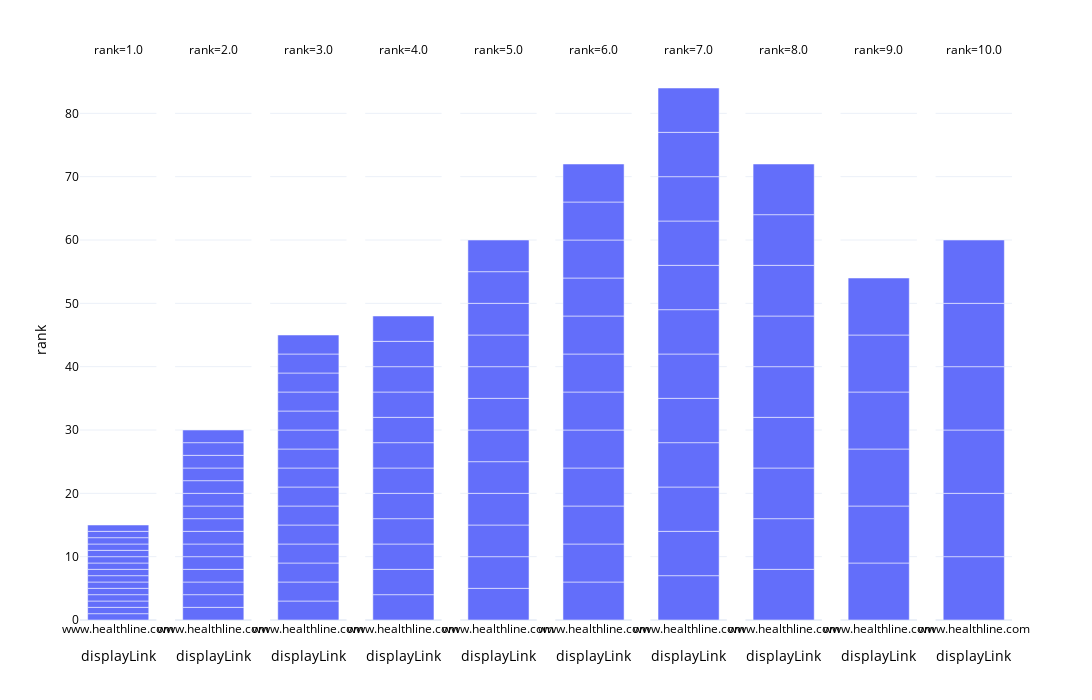

Write notebook code for a chart like this one.
### Markdown cell above
#### Checking Rankings of Only One Domain

### Code cell
healthline_results = resultperdomain[resultperdomain['displayLink'] == "www.healthline.com"]
fig = px.bar(healthline_results, x="displayLink", y="rank", facet_col="rank", template="plotly_white", height=700, width=1200,hover_name="link", hover_data=["searchTerms","link","title"])
fig.update_layout(
    font_family="Open Sans",
    font_color="black",
    title_font_family="Times New Roman",
    title_font_color="red",
    legend_title_font_color="green"
)
fig.show()

### Figure 1 — Plotly figure (JSON) as saved in the notebook; plotly's stock layout.template omitted (floating-point values rounded to 4 significant figures)
{"data": [{"alignmentgroup": "True", "customdata": [["calories in apple", "https://www.healthline.com/nutrition/best-weight-loss-fruits", "The 11 Best Fruits for Weight Loss"], ["calories in apple", "https://www.healthline.com/nutrition/best-weight-loss-fruits", "The 11 Best Fruits for Weight Loss"], ["calories in apple", "https://www.healthline.com/nutrition/best-weight-loss-fruits", "The 11 Best Fruits for Weight Loss"], ["calories in chinese quince", "https://www.healthline.com/nutrition/what-is-quince-fruit", "8 Emerging Health Benefits of Quince (And How to Eat It)"], ["calories in chinese quince", "https://www.healthline.com/nutrition/what-is-quince-fruit", "8 Emerging Health Benefits of Quince (And How to Eat It)"], ["calories in chinese quince", "https://www.healthline.com/nutrition/what-is-quince-fruit", "8 Emerging Health Benefits of Quince (And How to Eat It)"], ["calories in chokeberry", "https://www.healthline.com/nutrition/aronia-berries", "Aronia Berries (Chokeberries): Nutrition, Benefits, and More"], ["calories in chokeberry", "https://www.healthline.com/nutrition/aronia-berries", "Aronia Berries (Chokeberries): Nutrition, Benefits, and More"], ["calories in chokeberry", "https://www.healthline.com/nutrition/aronia-berries", "Aronia Berries (Chokeberries): Nutrition, Benefits, and More"], ["calories in cocky apple", "https://www.healthline.com/nutrition/unhealthiest-junk-foods", "The 15 Unhealthiest Junk Foods in America"], ["calories in cocky apple", "https://www.healthline.com/nutrition/unhealthiest-junk-foods", "The 15 Unhealthiest Junk Foods in America"], ["calories in cocky apple", "https://www.healthline.com/nutrition/unhealthiest-junk-foods", "The 15 Unhealthiest Junk Foods in America"], ["calories in hawthorn", "https://www.healthline.com/nutrition/hawthorn-berry-benefits", "9 Impressive Health Benefits of Hawthorn Berry"], ["calories in hawthorn", "https://www.healthline.com/nutrition/hawthorn-berry-benefits", "9 Impressive Health Benefits of Hawthorn Berry"], ["calories in hawthorn", "https://www.healthline.com/nutrition/hawthorn-berry-benefits", "9 Impressive Health Benefits of Hawthorn Berry"]], "hovertemplate": "<b>%{hovertext}</b><br><br>rank=%{y}<br>displayLink=%{x}<br>searchTerms=%{customdata[0]}<br>link=%{customdata[1]}<br>title=%{customdata[2]}<extra></extra>", "hovertext": ["https://www.healthline.com/nutrition/best-weight-loss-fruits", "https://www.healthline.com/nutrition/best-weight-loss-fruits", "https://www.healthline.com/nutrition/best-weight-loss-fruits", "https://www.healthline.com/nutrition/what-is-quince-fruit", "https://www.healthline.com/nutrition/what-is-quince-fruit", "https://www.healthline.com/nutrition/what-is-quince-fruit", "https://www.healthline.com/nutrition/aronia-berries", "https://www.healthline.com/nutrition/aronia-berries", "https://www.healthline.com/nutrition/aronia-berries", "https://www.healthline.com/nutrition/unhealthiest-junk-foods", "https://www.healthline.com/nutrition/unhealthiest-junk-foods", "https://www.healthline.com/nutrition/unhealthiest-junk-foods", "https://www.healthline.com/nutrition/hawthorn-berry-benefits", "https://www.healthline.com/nutrition/hawthorn-berry-benefits", "https://www.healthline.com/nutrition/hawthorn-berry-benefits"], "legendgroup": "", "marker": {"color": "#636efa"}, "name": "", "offsetgroup": "", "orientation": "v", "showlegend": false, "textposition": "auto", "type": "bar", "x": ["www.healthline.com", "www.healthline.com", "www.healthline.com", "www.healthline.com", "www.healthline.com", "www.healthline.com", "www.healthline.com", "www.healthline.com", "www.healthline.com", "www.healthline.com", "www.healthline.com", "www.healthline.com", "www.healthline.com", "www.healthline.com", "www.healthline.com"], "xaxis": "x", "y": [1, 1, 1, 1, 1, 1, 1, 1, 1, 1, 1, 1, 1, 1, 1], "yaxis": "y"}, {"alignmentgroup": "True", "customdata": [["calories in apple", "https://www.healthline.com/nutrition/how-apples-affect-weight", "Are Apples Weight-Loss-Friendly or Fattening?"], ["calories in apple", "https://www.healthline.com/nutrition/how-apples-affect-weight", "Are Apples Weight-Loss-Friendly or Fattening?"], ["calories in apple", "https://www.healthline.com/nutrition/how-apples-affect-weight", "Are Apples Weight-Loss-Friendly or Fattening?"], ["calories in chinese quince", "https://www.healthline.com/nutrition/can-you-eat-crab-apples", "Can You Eat Crab Apples?"], ["calories in chinese quince", "https://www.healthline.com/nutrition/can-you-eat-crab-apples", "Can You Eat Crab Apples?"], ["calories in chinese quince", "https://www.healthline.com/nutrition/can-you-eat-crab-apples", "Can You Eat Crab Apples?"], ["calories in chokeberry", "https://www.healthline.com/nutrition/bilberry-benefits", "9 Emerging Health Benefits of Bilberries"], ["calories in chokeberry", "https://www.healthline.com/nutrition/bilberry-benefits", "9 Emerging Health Benefits of Bilberries"], ["calories in chokeberry", "https://www.healthline.com/nutrition/bilberry-benefits", "9 Emerging Health Benefits of Bilberries"], ["calories in cocky apple", "https://www.healthline.com/nutrition/best-ice-cream-brand", "13 of the Best 'Healthy' Ice Cream Brands"], ["calories in cocky apple", "https://www.healthline.com/nutrition/best-ice-cream-brand", "13 of the Best 'Healthy' Ice Cream Brands"], ["calories in cocky apple", "https://www.healthline.com/nutrition/best-ice-cream-brand", "13 of the Best 'Healthy' Ice Cream Brands"], ["calories in hawthorn", "https://www.healthline.com/nutrition/hibiscus-tea-benefits", "8 Benefits of Hibiscus Tea"], ["calories in hawthorn", "https://www.healthline.com/nutrition/hibiscus-tea-benefits", "8 Benefits of Hibiscus Tea"], ["calories in hawthorn", "https://www.healthline.com/nutrition/hibiscus-tea-benefits", "8 Benefits of Hibiscus Tea"]], "hovertemplate": "<b>%{hovertext}</b><br><br>rank=%{y}<br>displayLink=%{x}<br>searchTerms=%{customdata[0]}<br>link=%{customdata[1]}<br>title=%{customdata[2]}<extra></extra>", "hovertext": ["https://www.healthline.com/nutrition/how-apples-affect-weight", "https://www.healthline.com/nutrition/how-apples-affect-weight", "https://www.healthline.com/nutrition/how-apples-affect-weight", "https://www.healthline.com/nutrition/can-you-eat-crab-apples", "https://www.healthline.com/nutrition/can-you-eat-crab-apples", "https://www.healthline.com/nutrition/can-you-eat-crab-apples", "https://www.healthline.com/nutrition/bilberry-benefits", "https://www.healthline.com/nutrition/bilberry-benefits", "https://www.healthline.com/nutrition/bilberry-benefits", "https://www.healthline.com/nutrition/best-ice-cream-brand", "https://www.healthline.com/nutrition/best-ice-cream-brand", "https://www.healthline.com/nutrition/best-ice-cream-brand", "https://www.healthline.com/nutrition/hibiscus-tea-benefits", "https://www.healthline.com/nutrition/hibiscus-tea-benefits", "https://www.healthline.com/nutrition/hibiscus-tea-benefits"], "legendgroup": "", "marker": {"color": "#636efa"}, "name": "", "offsetgroup": "", "orientation": "v", "showlegend": false, "textposition": "auto", "type": "bar", "x": ["www.healthline.com", "www.healthline.com", "www.healthline.com", "www.healthline.com", "www.healthline.com", "www.healthline.com", "www.healthline.com", "www.healthline.com", "www.healthline.com", "www.healthline.com", "www.healthline.com", "www.healthline.com", "www.healthline.com", "www.healthline.com", "www.healthline.com"], "xaxis": "x2", "y": [2, 2, 2, 2, 2, 2, 2, 2, 2, 2, 2, 2, 2, 2, 2], "yaxis": "y2"}, {"alignmentgroup": "True", "customdata": [["calories in apple", "https://www.healthline.com/nutrition/apple-and-peanut-butter", "Apple and Peanut Butter: Nutrition, Calories, and Benefits"], ["calories in apple", "https://www.healthline.com/nutrition/apple-and-peanut-butter", "Apple and Peanut Butter: Nutrition, Calories, and Benefits"], ["calories in apple", "https://www.healthline.com/nutrition/apple-and-peanut-butter", "Apple and Peanut Butter: Nutrition, Calories, and Benefits"], ["calories in chinese quince", "https://www.healthline.com/nutrition/clean-15", "The Clean Fifteen: 15 Foods That Are Low in Pesticides"], ["calories in chinese quince", "https://www.healthline.com/nutrition/clean-15", "The Clean Fifteen: 15 Foods That Are Low in Pesticides"], ["calories in chinese quince", "https://www.healthline.com/nutrition/clean-15", "The Clean Fifteen: 15 Foods That Are Low in Pesticides"], ["calories in chokeberry", "https://www.healthline.com/nutrition/super-fruit", "25 Super Fruits to Add to Your Diet Today"], ["calories in chokeberry", "https://www.healthline.com/nutrition/super-fruit", "25 Super Fruits to Add to Your Diet Today"], ["calories in chokeberry", "https://www.healthline.com/nutrition/super-fruit", "25 Super Fruits to Add to Your Diet Today"], ["calories in cocky apple", "https://www.healthline.com/health/pregnancy/chia-seeds-pregnancy", "Chia Seeds During Pregnancy: Are They Safe? Plus, Possible Benefits"], ["calories in cocky apple", "https://www.healthline.com/health/pregnancy/chia-seeds-pregnancy", "Chia Seeds During Pregnancy: Are They Safe? Plus, Possible Benefits"], ["calories in cocky apple", "https://www.healthline.com/health/pregnancy/chia-seeds-pregnancy", "Chia Seeds During Pregnancy: Are They Safe? Plus, Possible Benefits"], ["calories in hawthorn", "https://www.healthline.com/nutrition/aronia-berries", "Aronia Berries (Chokeberries): Nutrition, Benefits, and More"], ["calories in hawthorn", "https://www.healthline.com/nutrition/aronia-berries", "Aronia Berries (Chokeberries): Nutrition, Benefits, and More"], ["calories in hawthorn", "https://www.healthline.com/nutrition/aronia-berries", "Aronia Berries (Chokeberries): Nutrition, Benefits, and More"]], "hovertemplate": "<b>%{hovertext}</b><br><br>rank=%{y}<br>displayLink=%{x}<br>searchTerms=%{customdata[0]}<br>link=%{customdata[1]}<br>title=%{customdata[2]}<extra></extra>", "hovertext": ["https://www.healthline.com/nutrition/apple-and-peanut-butter", "https://www.healthline.com/nutrition/apple-and-peanut-butter", "https://www.healthline.com/nutrition/apple-and-peanut-butter", "https://www.healthline.com/nutrition/clean-15", "https://www.healthline.com/nutrition/clean-15", "https://www.healthline.com/nutrition/clean-15", "https://www.healthline.com/nutrition/super-fruit", "https://www.healthline.com/nutrition/super-fruit", "https://www.healthline.com/nutrition/super-fruit", "https://www.healthline.com/health/pregnancy/chia-seeds-pregnancy", "https://www.healthline.com/health/pregnancy/chia-seeds-pregnancy", "https://www.healthline.com/health/pregnancy/chia-seeds-pregnancy", "https://www.healthline.com/nutrition/aronia-berries", "https://www.healthline.com/nutrition/aronia-berries", "https://www.healthline.com/nutrition/aronia-berries"], "legendgroup": "", "marker": {"color": "#636efa"}, "name": "", "offsetgroup": "", "orientation": "v", "showlegend": false, "textposition": "auto", "type": "bar", "x": ["www.healthline.com", "www.healthline.com", "www.healthline.com", "www.healthline.com", "www.healthline.com", "www.healthline.com", "www.healthline.com", "www.healthline.com", "www.healthline.com", "www.healthline.com", "www.healthline.com", "www.healthline.com", "www.healthline.com", "www.healthline.com", "www.healthline.com"], "xaxis": "x3", "y": [3, 3, 3, 3, 3, 3, 3, 3, 3, 3, 3, 3, 3, 3, 3], "yaxis": "y3"}, {"alignmentgroup": "True", "customdata": [["calories in apple", "https://www.healthline.com/nutrition/zero-calorie-foods", "38 Foods That Contain Almost Zero Calories"], ["calories in apple", "https://www.healthline.com/nutrition/zero-calorie-foods", "38 Foods That Contain Almost Zero Calories"], ["calories in apple", "https://www.healthline.com/nutrition/zero-calorie-foods", "38 Foods That Contain Almost Zero Calories"], ["calories in chinese quince", "https://www.healthline.com/nutrition/linden-tea", "8 Surprising Benefits of Linden Tea"], ["calories in chinese quince", "https://www.healthline.com/nutrition/linden-tea", "8 Surprising Benefits of Linden Tea"], ["calories in chinese quince", "https://www.healthline.com/nutrition/linden-tea", "8 Surprising Benefits of Linden Tea"], ["calories in chokeberry", "https://www.healthline.com/nutrition/wild-berries", "10 Tasty Wild Berries to Try (and 8 Poisonous Ones to Avoid)"], ["calories in chokeberry", "https://www.healthline.com/nutrition/wild-berries", "10 Tasty Wild Berries to Try (and 8 Poisonous Ones to Avoid)"], ["calories in chokeberry", "https://www.healthline.com/nutrition/wild-berries", "10 Tasty Wild Berries to Try (and 8 Poisonous Ones to Avoid)"], ["calories in hawthorn", "https://www.healthline.com/nutrition/4-supplements-as-powerful-as-drugs", "4 Natural Supplements That Are as Powerful as Drugs"], ["calories in hawthorn", "https://www.healthline.com/nutrition/4-supplements-as-powerful-as-drugs", "4 Natural Supplements That Are as Powerful as Drugs"], ["calories in hawthorn", "https://www.healthline.com/nutrition/4-supplements-as-powerful-as-drugs", "4 Natural Supplements That Are as Powerful as Drugs"]], "hovertemplate": "<b>%{hovertext}</b><br><br>rank=%{y}<br>displayLink=%{x}<br>searchTerms=%{customdata[0]}<br>link=%{customdata[1]}<br>title=%{customdata[2]}<extra></extra>", "hovertext": ["https://www.healthline.com/nutrition/zero-calorie-foods", "https://www.healthline.com/nutrition/zero-calorie-foods", "https://www.healthline.com/nutrition/zero-calorie-foods", "https://www.healthline.com/nutrition/linden-tea", "https://www.healthline.com/nutrition/linden-tea", "https://www.healthline.com/nutrition/linden-tea", "https://www.healthline.com/nutrition/wild-berries", "https://www.healthline.com/nutrition/wild-berries", "https://www.healthline.com/nutrition/wild-berries", "https://www.healthline.com/nutrition/4-supplements-as-powerful-as-drugs", "https://www.healthline.com/nutrition/4-supplements-as-powerful-as-drugs", "https://www.healthline.com/nutrition/4-supplements-as-powerful-as-drugs"], "legendgroup": "", "marker": {"color": "#636efa"}, "name": "", "offsetgroup": "", "orientation": "v", "showlegend": false, "textposition": "auto", "type": "bar", "x": ["www.healthline.com", "www.healthline.com", "www.healthline.com", "www.healthline.com", "www.healthline.com", "www.healthline.com", "www.healthline.com", "www.healthline.com", "www.healthline.com", "www.healthline.com", "www.healthline.com", "www.healthline.com"], "xaxis": "x4", "y": [4, 4, 4, 4, 4, 4, 4, 4, 4, 4, 4, 4], "yaxis": "y4"}, {"alignmentgroup": "True", "customdata": [["calories in apple", "https://www.healthline.com/nutrition/apples-and-diabetes", "Do Apples Affect Diabetes and Blood Sugar Levels?"], ["calories in apple", "https://www.healthline.com/nutrition/apples-and-diabetes", "Do Apples Affect Diabetes and Blood Sugar Levels?"], ["calories in apple", "https://www.healthline.com/nutrition/apples-and-diabetes", "Do Apples Affect Diabetes and Blood Sugar Levels?"], ["calories in chinese quince", "https://www.healthline.com/nutrition/papaya-seeds", "Can You Eat Papaya Seeds?"], ["calories in chinese quince", "https://www.healthline.com/nutrition/papaya-seeds", "Can You Eat Papaya Seeds?"], ["calories in chinese quince", "https://www.healthline.com/nutrition/papaya-seeds", "Can You Eat Papaya Seeds?"], ["calories in chokeberry", "https://www.healthline.com/nutrition/turkey-berry", "Turkey Berry: Benefits and Side Effects"], ["calories in chokeberry", "https://www.healthline.com/nutrition/turkey-berry", "Turkey Berry: Benefits and Side Effects"], ["calories in chokeberry", "https://www.healthline.com/nutrition/turkey-berry", "Turkey Berry: Benefits and Side Effects"], ["calories in hawthorn", "https://www.healthline.com/nutrition/sea-buckthorn-oil", "Top 12 Health Benefits of Sea Buckthorn Oil"], ["calories in hawthorn", "https://www.healthline.com/nutrition/sea-buckthorn-oil", "Top 12 Health Benefits of Sea Buckthorn Oil"], ["calories in hawthorn", "https://www.healthline.com/nutrition/sea-buckthorn-oil", "Top 12 Health Benefits of Sea Buckthorn Oil"]], "hovertemplate": "<b>%{hovertext}</b><br><br>rank=%{y}<br>displayLink=%{x}<br>searchTerms=%{customdata[0]}<br>link=%{customdata[1]}<br>title=%{customdata[2]}<extra></extra>", "hovertext": ["https://www.healthline.com/nutrition/apples-and-diabetes", "https://www.healthline.com/nutrition/apples-and-diabetes", "https://www.healthline.com/nutrition/apples-and-diabetes", "https://www.healthline.com/nutrition/papaya-seeds", "https://www.healthline.com/nutrition/papaya-seeds", "https://www.healthline.com/nutrition/papaya-seeds", "https://www.healthline.com/nutrition/turkey-berry", "https://www.healthline.com/nutrition/turkey-berry", "https://www.healthline.com/nutrition/turkey-berry", "https://www.healthline.com/nutrition/sea-buckthorn-oil", "https://www.healthline.com/nutrition/sea-buckthorn-oil", "https://www.healthline.com/nutrition/sea-buckthorn-oil"], "legendgroup": "", "marker": {"color": "#636efa"}, "name": "", "offsetgroup": "", "orientation": "v", "showlegend": false, "textposition": "auto", "type": "bar", "x": ["www.healthline.com", "www.healthline.com", "www.healthline.com", "www.healthline.com", "www.healthline.com", "www.healthline.com", "www.healthline.com", "www.healthline.com", "www.healthline.com", "www.healthline.com", "www.healthline.com", "www.healthline.com"], "xaxis": "x5", "y": [5, 5, 5, 5, 5, 5, 5, 5, 5, 5, 5, 5], "yaxis": "y5"}, {"alignmentgroup": "True", "customdata": [["calories in apple", "https://www.healthline.com/nutrition/foods/apples", "Apples 101: Nutrition Facts and Health Benefits"], ["calories in apple", "https://www.healthline.com/nutrition/foods/apples", "Apples 101: Nutrition Facts and Health Benefits"], ["calories in apple", "https://www.healthline.com/nutrition/foods/apples", "Apples 101: Nutrition Facts and Health Benefits"], ["calories in chinese quince", "https://www.healthline.com/health/food-nutrition/cdiff-diet", "C. Diff and Diet: Know the Facts"], ["calories in chinese quince", "https://www.healthline.com/health/food-nutrition/cdiff-diet", "C. Diff and Diet: Know the Facts"], ["calories in chinese quince", "https://www.healthline.com/health/food-nutrition/cdiff-diet", "C. Diff and Diet: Know the Facts"], ["calories in chokeberry", "https://www.healthline.com/nutrition/foods-high-blood-pressure", "The 17 Best Foods for High Blood Pressure"], ["calories in chokeberry", "https://www.healthline.com/nutrition/foods-high-blood-pressure", "The 17 Best Foods for High Blood Pressure"], ["calories in chokeberry", "https://www.healthline.com/nutrition/foods-high-blood-pressure", "The 17 Best Foods for High Blood Pressure"], ["calories in hawthorn", "https://www.healthline.com/nutrition/what-is-quince-fruit", "8 Emerging Health Benefits of Quince (And How to Eat It)"], ["calories in hawthorn", "https://www.healthline.com/nutrition/what-is-quince-fruit", "8 Emerging Health Benefits of Quince (And How to Eat It)"], ["calories in hawthorn", "https://www.healthline.com/nutrition/what-is-quince-fruit", "8 Emerging Health Benefits of Quince (And How to Eat It)"]], "hovertemplate": "<b>%{hovertext}</b><br><br>rank=%{y}<br>displayLink=%{x}<br>searchTerms=%{customdata[0]}<br>link=%{customdata[1]}<br>title=%{customdata[2]}<extra></extra>", "hovertext": ["https://www.healthline.com/nutrition/foods/apples", "https://www.healthline.com/nutrition/foods/apples", "https://www.healthline.com/nutrition/foods/apples", "https://www.healthline.com/health/food-nutrition/cdiff-diet", "https://www.healthline.com/health/food-nutrition/cdiff-diet", "https://www.healthline.com/health/food-nutrition/cdiff-diet", "https://www.healthline.com/nutrition/foods-high-blood-pressure", "https://www.healthline.com/nutrition/foods-high-blood-pressure", "https://www.healthline.com/nutrition/foods-high-blood-pressure", "https://www.healthline.com/nutrition/what-is-quince-fruit", "https://www.healthline.com/nutrition/what-is-quince-fruit", "https://www.healthline.com/nutrition/what-is-quince-fruit"], "legendgroup": "", "marker": {"color": "#636efa"}, "name": "", "offsetgroup": "", "orientation": "v", "showlegend": false, "textposition": "auto", "type": "bar", "x": ["www.healthline.com", "www.healthline.com", "www.healthline.com", "www.healthline.com", "www.healthline.com", "www.healthline.com", "www.healthline.com", "www.healthline.com", "www.healthline.com", "www.healthline.com", "www.healthline.com", "www.healthline.com"], "xaxis": "x6", "y": [6, 6, 6, 6, 6, 6, 6, 6, 6, 6, 6, 6], "yaxis": "y6"}, {"alignmentgroup": "True", "customdata": [["calories in apple", "https://www.healthline.com/nutrition/foods-you-can-eat-a-lot-of", "12 Foods That Don't Cause Weight Gain"], ["calories in apple", "https://www.healthline.com/nutrition/foods-you-can-eat-a-lot-of", "12 Foods That Don't Cause Weight Gain"], ["calories in apple", "https://www.healthline.com/nutrition/foods-you-can-eat-a-lot-of", "12 Foods That Don't Cause Weight Gain"], ["calories in chinese quince", "https://www.healthline.com/health/most-nutritious-nightshade-plants", "The 8 Most Nutritious Nightshade Fruits and Vegetables"], ["calories in chinese quince", "https://www.healthline.com/health/most-nutritious-nightshade-plants", "The 8 Most Nutritious Nightshade Fruits and Vegetables"], ["calories in chinese quince", "https://www.healthline.com/health/most-nutritious-nightshade-plants", "The 8 Most Nutritious Nightshade Fruits and Vegetables"], ["calories in chokeberry", "https://www.healthline.com/health-news/food-polyphenols-boost-gut-health-and-longevity-121213", "Polyphenols Can Aid Gut Health, Boost Longevity"], ["calories in chokeberry", "https://www.healthline.com/health-news/food-polyphenols-boost-gut-health-and-longevity-121213", "Polyphenols Can Aid Gut Health, Boost Longevity"], ["calories in chokeberry", "https://www.healthline.com/health-news/food-polyphenols-boost-gut-health-and-longevity-121213", "Polyphenols Can Aid Gut Health, Boost Longevity"], ["calories in hawthorn", "https://www.healthline.com/health/food-nutrition/exotic-chinese-fruits", "Chinese Fruit: Nutrition and Health Benefits"], ["calories in hawthorn", "https://www.healthline.com/health/food-nutrition/exotic-chinese-fruits", "Chinese Fruit: Nutrition and Health Benefits"], ["calories in hawthorn", "https://www.healthline.com/health/food-nutrition/exotic-chinese-fruits", "Chinese Fruit: Nutrition and Health Benefits"]], "hovertemplate": "<b>%{hovertext}</b><br><br>rank=%{y}<br>displayLink=%{x}<br>searchTerms=%{customdata[0]}<br>link=%{customdata[1]}<br>title=%{customdata[2]}<extra></extra>", "hovertext": ["https://www.healthline.com/nutrition/foods-you-can-eat-a-lot-of", "https://www.healthline.com/nutrition/foods-you-can-eat-a-lot-of", "https://www.healthline.com/nutrition/foods-you-can-eat-a-lot-of", "https://www.healthline.com/health/most-nutritious-nightshade-plants", "https://www.healthline.com/health/most-nutritious-nightshade-plants", "https://www.healthline.com/health/most-nutritious-nightshade-plants", "https://www.healthline.com/health-news/food-polyphenols-boost-gut-health-and-longevity-121213", "https://www.healthline.com/health-news/food-polyphenols-boost-gut-health-and-longevity-121213", "https://www.healthline.com/health-news/food-polyphenols-boost-gut-health-and-longevity-121213", "https://www.healthline.com/health/food-nutrition/exotic-chinese-fruits", "https://www.healthline.com/health/food-nutrition/exotic-chinese-fruits", "https://www.healthline.com/health/food-nutrition/exotic-chinese-fruits"], "legendgroup": "", "marker": {"color": "#636efa"}, "name": "", "offsetgroup": "", "orientation": "v", "showlegend": false, "textposition": "auto", "type": "bar", "x": ["www.healthline.com", "www.healthline.com", "www.healthline.com", "www.healthline.com", "www.healthline.com", "www.healthline.com", "www.healthline.com", "www.healthline.com", "www.healthline.com", "www.healthline.com", "www.healthline.com", "www.healthline.com"], "xaxis": "x7", "y": [7, 7, 7, 7, 7, 7, 7, 7, 7, 7, 7, 7], "yaxis": "y7"}, {"alignmentgroup": "True", "customdata": [["calories in apple", "https://www.healthline.com/nutrition/apple-juice-benefits", "4 Benefits of Apple Juice (And 5 Downsides)"], ["calories in apple", "https://www.healthline.com/nutrition/apple-juice-benefits", "4 Benefits of Apple Juice (And 5 Downsides)"], ["calories in apple", "https://www.healthline.com/nutrition/apple-juice-benefits", "4 Benefits of Apple Juice (And 5 Downsides)"], ["calories in chinese quince", "https://www.healthline.com/hlan.xml", "healthline.com hlan.xml"], ["calories in chinese quince", "https://www.healthline.com/hlan.xml", "healthline.com hlan.xml"], ["calories in chinese quince", "https://www.healthline.com/hlan.xml", "healthline.com hlan.xml"], ["calories in hawthorn", "https://www.healthline.com/nutrition/tarragon-benefits-uses", "8 Surprising Benefits and Uses of Tarragon"], ["calories in hawthorn", "https://www.healthline.com/nutrition/tarragon-benefits-uses", "8 Surprising Benefits and Uses of Tarragon"], ["calories in hawthorn", "https://www.healthline.com/nutrition/tarragon-benefits-uses", "8 Surprising Benefits and Uses of Tarragon"]], "hovertemplate": "<b>%{hovertext}</b><br><br>rank=%{y}<br>displayLink=%{x}<br>searchTerms=%{customdata[0]}<br>link=%{customdata[1]}<br>title=%{customdata[2]}<extra></extra>", "hovertext": ["https://www.healthline.com/nutrition/apple-juice-benefits", "https://www.healthline.com/nutrition/apple-juice-benefits", "https://www.healthline.com/nutrition/apple-juice-benefits", "https://www.healthline.com/hlan.xml", "https://www.healthline.com/hlan.xml", "https://www.healthline.com/hlan.xml", "https://www.healthline.com/nutrition/tarragon-benefits-uses", "https://www.healthline.com/nutrition/tarragon-benefits-uses", "https://www.healthline.com/nutrition/tarragon-benefits-uses"], "legendgroup": "", "marker": {"color": "#636efa"}, "name": "", "offsetgroup": "", "orientation": "v", "showlegend": false, "textposition": "auto", "type": "bar", "x": ["www.healthline.com", "www.healthline.com", "www.healthline.com", "www.healthline.com", "www.healthline.com", "www.healthline.com", "www.healthline.com", "www.healthline.com", "www.healthline.com"], "xaxis": "x8", "y": [8, 8, 8, 8, 8, 8, 8, 8, 8], "yaxis": "y8"}, {"alignmentgroup": "True", "customdata": [["calories in apple", "https://www.healthline.com/nutrition/negative-calorie-foods", "Do Negative-Calorie Foods Exist? Facts vs Fiction"], ["calories in apple", "https://www.healthline.com/nutrition/negative-calorie-foods", "Do Negative-Calorie Foods Exist? Facts vs Fiction"], ["calories in apple", "https://www.healthline.com/nutrition/negative-calorie-foods", "Do Negative-Calorie Foods Exist? Facts vs Fiction"], ["calories in hawthorn", "https://www.healthline.com/nutrition/teas-that-help-you-sleep", "The 6 Best Bedtime Teas That Help You Sleep"], ["calories in hawthorn", "https://www.healthline.com/nutrition/teas-that-help-you-sleep", "The 6 Best Bedtime Teas That Help You Sleep"], ["calories in hawthorn", "https://www.healthline.com/nutrition/teas-that-help-you-sleep", "The 6 Best Bedtime Teas That Help You Sleep"]], "hovertemplate": "<b>%{hovertext}</b><br><br>rank=%{y}<br>displayLink=%{x}<br>searchTerms=%{customdata[0]}<br>link=%{customdata[1]}<br>title=%{customdata[2]}<extra></extra>", "hovertext": ["https://www.healthline.com/nutrition/negative-calorie-foods", "https://www.healthline.com/nutrition/negative-calorie-foods", "https://www.healthline.com/nutrition/negative-calorie-foods", "https://www.healthline.com/nutrition/teas-that-help-you-sleep", "https://www.healthline.com/nutrition/teas-that-help-you-sleep", "https://www.healthline.com/nutrition/teas-that-help-you-sleep"], "legendgroup": "", "marker": {"color": "#636efa"}, "name": "", "offsetgroup": "", "orientation": "v", "showlegend": false, "textposition": "auto", "type": "bar", "x": ["www.healthline.com", "www.healthline.com", "www.healthline.com", "www.healthline.com", "www.healthline.com", "www.healthline.com"], "xaxis": "x9", "y": [9, 9, 9, 9, 9, 9], "yaxis": "y9"}, {"alignmentgroup": "True", "customdata": [["calories in apple", "https://www.healthline.com/nutrition/10-health-benefits-of-apples", "10 Impressive Health Benefits of Apples"], ["calories in apple", "https://www.healthline.com/nutrition/10-health-benefits-of-apples", "10 Impressive Health Benefits of Apples"], ["calories in apple", "https://www.healthline.com/nutrition/10-health-benefits-of-apples", "10 Impressive Health Benefits of Apples"], ["calories in hawthorn", "https://www.healthline.com/nutrition/parsley-benefits", "8 Impressive Health Benefits and Uses of Parsley"], ["calories in hawthorn", "https://www.healthline.com/nutrition/parsley-benefits", "8 Impressive Health Benefits and Uses of Parsley"], ["calories in hawthorn", "https://www.healthline.com/nutrition/parsley-benefits", "8 Impressive Health Benefits and Uses of Parsley"]], "hovertemplate": "<b>%{hovertext}</b><br><br>rank=%{y}<br>displayLink=%{x}<br>searchTerms=%{customdata[0]}<br>link=%{customdata[1]}<br>title=%{customdata[2]}<extra></extra>", "hovertext": ["https://www.healthline.com/nutrition/10-health-benefits-of-apples", "https://www.healthline.com/nutrition/10-health-benefits-of-apples", "https://www.healthline.com/nutrition/10-health-benefits-of-apples", "https://www.healthline.com/nutrition/parsley-benefits", "https://www.healthline.com/nutrition/parsley-benefits", "https://www.healthline.com/nutrition/parsley-benefits"], "legendgroup": "", "marker": {"color": "#636efa"}, "name": "", "offsetgroup": "", "orientation": "v", "showlegend": false, "textposition": "auto", "type": "bar", "x": ["www.healthline.com", "www.healthline.com", "www.healthline.com", "www.healthline.com", "www.healthline.com", "www.healthline.com"], "xaxis": "x10", "y": [10, 10, 10, 10, 10, 10], "yaxis": "y10"}], "layout": {"annotations": [{"font": {}, "showarrow": false, "text": "rank=1.0", "x": 0.041, "xanchor": "center", "xref": "paper", "y": 1, "yanchor": "bottom", "yref": "paper"}, {"font": {}, "showarrow": false, "text": "rank=2.0", "x": 0.143, "xanchor": "center", "xref": "paper", "y": 1, "yanchor": "bottom", "yref": "paper"}, {"font": {}, "showarrow": false, "text": "rank=3.0", "x": 0.245, "xanchor": "center", "xref": "paper", "y": 1, "yanchor": "bottom", "yref": "paper"}, {"font": {}, "showarrow": false, "text": "rank=4.0", "x": 0.347, "xanchor": "center", "xref": "paper", "y": 1, "yanchor": "bottom", "yref": "paper"}, {"font": {}, "showarrow": false, "text": "rank=5.0", "x": 0.449, "xanchor": "center", "xref": "paper", "y": 1, "yanchor": "bottom", "yref": "paper"}, {"font": {}, "showarrow": false, "text": "rank=6.0", "x": 0.551, "xanchor": "center", "xref": "paper", "y": 1, "yanchor": "bottom", "yref": "paper"}, {"font": {}, "showarrow": false, "text": "rank=7.0", "x": 0.653, "xanchor": "center", "xref": "paper", "y": 1, "yanchor": "bottom", "yref": "paper"}, {"font": {}, "showarrow": false, "text": "rank=8.0", "x": 0.755, "xanchor": "center", "xref": "paper", "y": 1, "yanchor": "bottom", "yref": "paper"}, {"font": {}, "showarrow": false, "text": "rank=9.0", "x": 0.857, "xanchor": "center", "xref": "paper", "y": 1, "yanchor": "bottom", "yref": "paper"}, {"font": {}, "showarrow": false, "text": "rank=10.0", "x": 0.959, "xanchor": "center", "xref": "paper", "y": 1, "yanchor": "bottom", "yref": "paper"}], "barmode": "relative", "font": {"color": "black", "family": "Open Sans"}, "height": 700, "legend": {"title": {"font": {"color": "green"}}, "tracegroupgap": 0}, "margin": {"t": 60}, "title": {"font": {"color": "red", "family": "Times New Roman"}}, "width": 1200, "xaxis": {"anchor": "y", "domain": [0, 0.082], "title": {"text": "displayLink"}}, "xaxis10": {"anchor": "y10", "domain": [0.918, 1], "matches": "x", "title": {"text": "displayLink"}}, "xaxis2": {"anchor": "y2", "domain": [0.102, 0.184], "matches": "x", "title": {"text": "displayLink"}}, "xaxis3": {"anchor": "y3", "domain": [0.204, 0.286], "matches": "x", "title": {"text": "displayLink"}}, "xaxis4": {"anchor": "y4", "domain": [0.306, 0.388], "matches": "x", "title": {"text": "displayLink"}}, "xaxis5": {"anchor": "y5", "domain": [0.408, 0.49], "matches": "x", "title": {"text": "displayLink"}}, "xaxis6": {"anchor": "y6", "domain": [0.51, 0.592], "matches": "x", "title": {"text": "displayLink"}}, "xaxis7": {"anchor": "y7", "domain": [0.612, 0.694], "matches": "x", "title": {"text": "displayLink"}}, "xaxis8": {"anchor": "y8", "domain": [0.714, 0.796], "matches": "x", "title": {"text": "displayLink"}}, "xaxis9": {"anchor": "y9", "domain": [0.816, 0.898], "matches": "x", "title": {"text": "displayLink"}}, "yaxis": {"anchor": "x", "categoryarray": [10, 9, 8, 7, 6, 5, 4, 3, 2, 1], "categoryorder": "array", "domain": [0, 1], "title": {"text": "rank"}}, "yaxis10": {"anchor": "x10", "domain": [0, 1], "matches": "y", "showticklabels": false}, "yaxis2": {"anchor": "x2", "domain": [0, 1], "matches": "y", "showticklabels": false}, "yaxis3": {"anchor": "x3", "domain": [0, 1], "matches": "y", "showticklabels": false}, "yaxis4": {"anchor": "x4", "domain": [0, 1], "matches": "y", "showticklabels": false}, "yaxis5": {"anchor": "x5", "domain": [0, 1], "matches": "y", "showticklabels": false}, "yaxis6": {"anchor": "x6", "domain": [0, 1], "matches": "y", "showticklabels": false}, "yaxis7": {"anchor": "x7", "domain": [0, 1], "matches": "y", "showticklabels": false}, "yaxis8": {"anchor": "x8", "domain": [0, 1], "matches": "y", "showticklabels": false}, "yaxis9": {"anchor": "x9", "domain": [0, 1], "matches": "y", "showticklabels": false}}}
